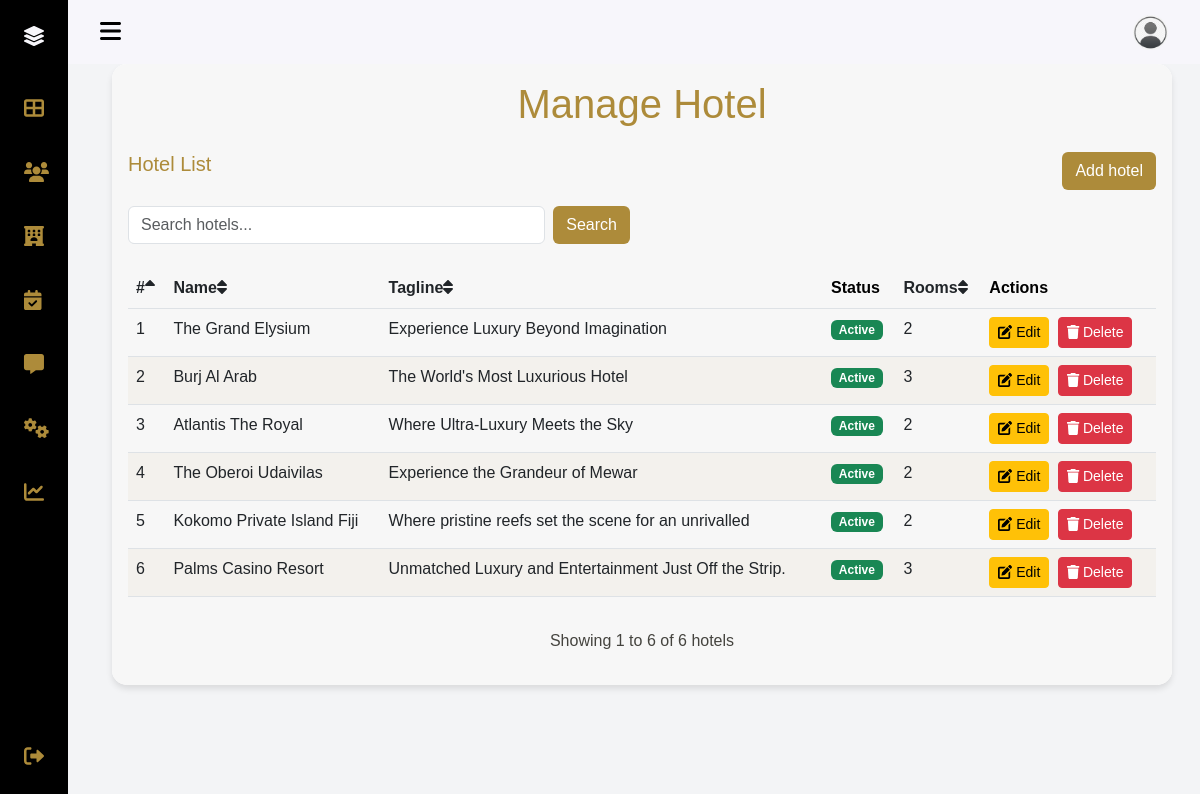
/admin/manage-hotels.php (signed in), run on the app's committed database.
### tables this page shows
CREATE TABLE `hotels` (
  `id` int NOT NULL,
  `name` varchar(255) NOT NULL,
  `tagline` varchar(255) NOT NULL,
  `about_title` varchar(255) NOT NULL,
  `about_description1` text NOT NULL,
  `about_description2` text NOT NULL,
  `about_image` varchar(255) NOT NULL,
  `rooms_title` varchar(255) NOT NULL,
  `rooms_description` text NOT NULL,
  `amenities_title` varchar(255) NOT NULL,
  `amenities_description` text NOT NULL,
  `gallery_title` varchar(255) NOT NULL,
  `gallery_description` text NOT NULL,
  `map_embed_url` varchar(500) NOT NULL,
  `owner_id` int NOT NULL,
  `user_id` int DEFAULT NULL,
  `background_image` varchar(255) NOT NULL DEFAULT ''
);

### admin/manage-hotels.php (the view, shortened to what this page needs)
<?php
require_once("header.php");
$page = isset($_GET['page']) ? (int)$_GET['page'] : 1;
$per_page = 10;
$offset = ($page - 1) * $per_page;
$search = isset($_GET['search']) ? htmlspecialchars($_GET['search']) : '';
$sort_by = isset($_GET['sort_by']) ? htmlspecialchars($_GET['sort_by']) : 'id';
$sort_order = isset($_GET['sort_order']) ? htmlspecialchars($_GET['sort_order']) : 'asc';
$count_sql = "SELECT COUNT(*) as total FROM hotels h";
$sql = "SELECT h.*, COUNT(r.id) as room_count FROM hotels h LEFT JOIN rooms r ON h.id = r.hotel_id";
$sql .= " GROUP BY h.id ORDER BY $sort_by $sort_order";
$sql .= " LIMIT $per_page OFFSET $offset";
if (!empty($search)) {
    $count_stmt = $conn->prepare($count_sql);
    $count_stmt->bind_param("ss", $search_param, $search_param);
    $count_stmt->execute();
    $count_result = $count_stmt->get_result();
    $count_row = $count_result->fetch_assoc();
    $total_hotels = $count_row['total'];
    $count_stmt->close();
} else {
    $count_result = $conn->query($count_sql);
    $count_row = $count_result->fetch_assoc();
    $total_hotels = $count_row['total'];
}
$hotels = [];
if (!empty($search)) {
    $stmt = $conn->prepare($sql);
    $stmt->bind_param("ss", $search_param, $search_param);
    $stmt->execute();
    $result = $stmt->get_result();
    if ($result->num_rows > 0) {
        while ($row = $result->fetch_assoc()) {
            $hotels[] = $row;
        }
    }
    $stmt->close();
} else {
    $result = $conn->query($sql);
    if ($result->num_rows > 0) {
        while ($row = $result->fetch_assoc()) {
            $hotels[] = $row;
        }
    }
}
function getSortUrl($column, $current_sort_by, $current_sort_order) {
    $new_sort_order = ($current_sort_by === $column && $current_sort_order === 'asc') ? 'desc' : 'asc';
    $params = $_GET;
    $params['sort_by'] = $column;
    $params['sort_order'] = $new_sort_order;
    return '?' . http_build_query($params);
}
function getSortIcon($column, $current_sort_by, $current_sort_order) {
    if ($current_sort_by !== $column) {
        return '<i class="fas fa-sort"></i>';
    }
    return ($current_sort_order === 'asc') ? '<i class="fas fa-sort-up"></i>' : '<i class="fas fa-sort-down"></i>';
}
?>
<div class="container my-5 animate__animated animate__fadeIn">
    <div class="card">
        <div class="card-body">
            <h1 class="text-center mb-4" style="color: #ad8b3a;">Manage Hotel</h1>
            <div class="d-flex justify-content-between mb-3">
                <h5 class="" style="color: #ad8b3a;">Hotel List</h5>
                <button class="btn btn-theme" data-bs-toggle="modal" data-bs-target="#addHotelModal">Add hotel</button>
            </div>
            <div class="row mb-4">
                <div class="col-md-6">
                    <form action="" method="GET" class="d-flex">
                        <input type="text" name="search" class="form-control me-2" placeholder="Search hotels..." value="<?php echo $search; ?>">
                        <button type="submit" class="btn btn-theme">Search</button>
                    </form>
                </div>
                <div class="col-md-6 text-end">
                </div>
            </div>
            <div class="table-responsive">
                <table class="table table-hover fade-in hotel-table">
                    <thead>
                        <tr class="hotel-table-header">
                            <th><a href="<?php echo getSortUrl('id', $sort_by, $sort_order); ?>" class="text-decoration-none text-dark">#<?php echo getSortIcon('id', $sort_by, $sort_order); ?></a></th>
                            <th><a href="<?php echo getSortUrl('name', $sort_by, $sort_order); ?>" class="text-decoration-none text-dark">Name<?php echo getSortIcon('name', $sort_by, $sort_order); ?></a></th>
                            <th><a href="<?php echo getSortUrl('tagline', $sort_by, $sort_order); ?>" class="text-decoration-none text-dark">Tagline<?php echo getSortIcon('tagline', $sort_by, $sort_order); ?></a></th>
                            <th>Status</th>
                            <th><a href="<?php echo getSortUrl('room_count', $sort_by, $sort_order); ?>" class="text-decoration-none text-dark">Rooms<?php echo getSortIcon('room_count', $sort_by, $sort_order); ?></a></th>
                            <th>Actions</th>
                        </tr>
                    </thead>
                    <tbody>
                        <?php if (count($hotels) > 0): ?>
                            <?php foreach ($hotels as $index => $hotel): ?>
                                <tr>
                                    <td><?php echo (($page - 1) * $per_page) + $index + 1; ?></td>
                                    <td><?php echo htmlspecialchars($hotel['name']); ?></td>
                                    <td><?php echo htmlspecialchars($hotel['tagline']); ?></td>
                                    <td><span class="badge bg-success">Active</span></td>
                                    <td><?php echo $hotel['room_count']; ?></td>
                                    <td>
                                        <div class="action-buttons">
                                            <button class="btn btn-sm btn-warning me-1 edit-hotel-btn" title="Edit Hotel"
                                                data-bs-toggle="modal" data-bs-target="#editHotelModal"
                                                data-hotel-id="<?php echo $hotel['id']; ?>"
                                                data-hotel-name="<?php echo htmlspecialchars($hotel['name']); ?>"
                                                data-hotel-tagline="<?php echo htmlspecialchars($hotel['tagline']); ?>"
                                                data-hotel-background-image="<?php echo htmlspecialchars($hotel['background_image']); ?>"
                                                data-hotel-about-title="<?php echo htmlspecialchars($hotel['about_title']); ?>"
                                                data-hotel-about-desc1="<?php echo htmlspecialchars($hotel['about_description1']); ?>"
                                                data-hotel-about-desc2="<?php echo htmlspecialchars($hotel['about_description2']); ?>"
                                                data-hotel-about-image="<?php echo htmlspecialchars($hotel['about_image']); ?>"
                                                data-hotel-rooms-title="<?php echo htmlspecialchars($hotel['rooms_title']); ?>"
                                                data-hotel-rooms-desc="<?php echo htmlspecialchars($hotel['rooms_description']); ?>"
                                                data-hotel-amenities-title="<?php echo htmlspecialchars($hotel['amenities_title']); ?>"
                                                data-hotel-amenities-desc="<?php echo htmlspecialchars($hotel['amenities_description']); ?>"
                                                data-hotel-gallery-title="<?php echo htmlspecialchars($hotel['gallery_title']); ?>"
                                                data-hotel-gallery-desc="<?php echo htmlspecialchars($hotel['gallery_description']); ?>"
                                                data-hotel-map-url="<?php echo htmlspecialchars($hotel['map_embed_url']); ?>">
                                                <i class="fa fa-edit"></i><span class="d-none d-md-inline"> Edit</span>
                                            </button>
                                            <button class="btn btn-sm btn-danger me-1 delete-hotel-btn" title="Delete Hotel"
                                                data-bs-toggle="modal" data-bs-target="#deleteHotelModal"
                                                data-hotel-id="<?php echo $hotel['id']; ?>"
                                                data-hotel-name="<?php echo htmlspecialchars($hotel['name']); ?>">
                                                <i class="fa fa-trash"></i><span class="d-none d-md-inline"> Delete</span>
                                            </button>
                                        </div>
                                    </td>
                                </tr>
                            <?php endforeach; ?>
                        <?php else: ?>
                            <tr>
                                <td colspan="6" class="text-center">No hotels found</td>
                            </tr>
                        <?php endif; ?>
                    </tbody>
                </table>
            </div>
            <div class="mt-3 text-center">
                <p>Showing <?php echo min(($page - 1) * $per_page + 1, $total_hotels); ?> to <?php echo min($page * $per_page, $total_hotels); ?> of <?php echo $total_hotels; ?> hotels</p>
            </div>
        </div>
    </div>
</div>
<?php require_once("footer.php"); ?>

### admin/css/index.css (style rules this page uses)
:root { --primary-color: #ad8b3a; --secondary-color: #45443F; --accent-light: #ffffff; --accent-dark: #000000; --bg-light: #f9f9f9; --bg-dark: #f3f4f6; }
body { background-color: var(--bg-dark); font-family: 'Arial', sans-serif; padding-top: 20px; }
.card { border: none; border-radius: 15px; overflow: hidden; transition: all 0.3s ease; }
.card-body { background-color: var(--bg-light); color: var(--secondary-color); }

### admin/css/manage-hotels.css (style rules this page uses)
:root { --primary-color: #ad8b3a; --secondary-color: #45443F; --accent-light: #ffffff; --accent-dark: #000000; --bg-light: #f8f9fa; }
.btn-theme { background-color: var(--primary-color); color: var(--accent-light); transition: all 0.3s ease; }
.hotel-table { border-collapse: separate; border-spacing: 0; }
.hotel-table tbody tr { animation: fadeIn 0.5s ease-in-out; transition: background-color 0.3s ease; }
.hotel-table tbody tr:nth-child(even) { background-color: rgba(173, 139, 58, 0.05); }
.fade-in { animation: fadeIn 0.5s ease-in-out; }

### admin/css/manage-bookings.css (style rules this page uses)
:root { --primary-color: #ad8b3a; --secondary-color: #45443F; --accent-light: #ffffff; --accent-dark: #000000; --bg-light: #f8f9fa; }
.btn-theme { background-color: var(--primary-color); color: var(--accent-light); transition: all 0.3s ease; }
.action-buttons .btn { margin-right: 5px; }

### admin/css/platform-settings.css (style rules this page uses)
.card { border: none; box-shadow: 0 4px 6px rgba(0, 0, 0, 0.1); }
.btn-theme { background-color: #ad8b3a; color: #ffffff; transition: all 0.3s ease; }

### admin/css/revenue-analytics.css (style rules this page uses)
:root { --primary-color: #ad8b3a; --secondary-color: #45443F; --accent-light: #ffffff; --accent-dark: #000000; --bg-light: #f7f7f7; --card-shadow: 0px 4px 15px rgba(0, 0, 0, 0.1); --card-hover-shadow: 0px 8px 20px rgba(0, 0, 0, 0.2); --transition-speed: 0.3s; }

### admin/css/feedback.css (style rules this page uses)
:root { --hotel-primary: #ad8b3a; --hotel-secondary: #45443F; --hotel-dark: #000; --hotel-light: #fff; }
.hotel-table-header { color: #000; }

### admin/header.php (style rules this page uses)
:root { --sidebar-header-height: 3rem; --sidebar-nav-width: 68px; --sidebar-bg-color: #000000; --sidebar-highlight-color: #ad8b3a; --sidebar-text-color: #F7F6FB; --sidebar-font-size: 1rem; --sidebar-z-index: 100; --transition-speed: 0.3s; }
* { box-sizing: border-box; }
body { margin: var(--sidebar-header-height) 0 0 0; padding: 0 1rem; font-size: var(--sidebar-font-size); transition: var(--transition-speed); }
a { text-decoration: none; }
@media screen and (min-width: 768px) { body { margin: calc(var(--sidebar-header-height) + 1rem) 0 0 0; padding-left: calc(var(--sidebar-nav-width) + 2rem); } }

### data on the page
hotels: index "1", name "The Grand Elysium", tagline "Experience Luxury Beyond Imagination", room_count "2"
hotels: index "2", name "Burj Al Arab", tagline "The World's Most Luxurious Hotel", room_count "3"
hotels: index "3", name "Atlantis The Royal", tagline "Where Ultra-Luxury Meets the Sky", room_count "2"
hotels: index "4", name "The Oberoi Udaivilas", tagline "Experience the Grandeur of Mewar", room_count "2"
hotels: index "5", name "Kokomo Private Island Fiji", tagline "Where pristine reefs set the scene for an unrivalled", room_count "2"
hotels: index "6", name "Palms Casino Resort", tagline "Unmatched Luxury and Entertainment Just Off the Strip.", room_count "3"

### other printed values
min(($page - 1) * $per_page + 1, $total_hotels) "1"
min($page * $per_page, $total_hotels) "6"
$total_hotels "6"
